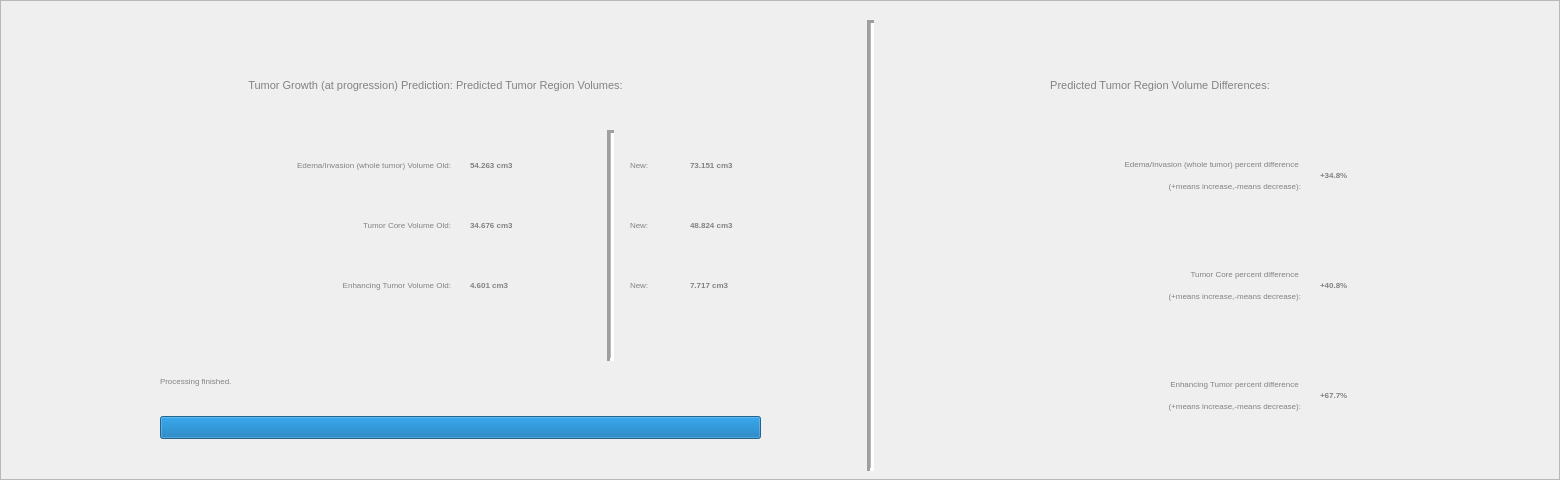
         <widget class="QFrame" name="frame_23">
          <property name="maximumSize">
           <size>
            <width>16777215</width>
            <height>500</height>
           </size>
          </property>
          <property name="styleSheet">
           <string notr="true"/>
          </property>
          <property name="frameShape">
           <enum>QFrame::StyledPanel</enum>
          </property>
          <property name="frameShadow">
           <enum>QFrame::Plain</enum>
          </property>
          <widget class="QLabel" name="label_13">
           <property name="geometry">
            <rect>
             <x>-40</x>
             <y>50</y>
             <width>951</width>
             <height>71</height>
            </rect>
           </property>
           <property name="font">
            <font>
             <family>Tahoma</family>
             <pointsize>8</pointsize>
            </font>
           </property>
           <property name="styleSheet">
            <string notr="true">background-color: rgba(255, 255, 255, 0);
color: rgb(130, 130, 130);</string>
           </property>
           <property name="text">
            <string>&lt;html&gt;&lt;head/&gt;&lt;body&gt;&lt;p&gt;Tumor Growth (at progression) Prediction: Predicted Tumor Region Volumes:&lt;/p&gt;&lt;/body&gt;&lt;/html&gt;</string>
           </property>
           <property name="alignment">
            <set>Qt::AlignCenter</set>
           </property>
          </widget>
          <widget class="QLabel" name="currentProcessLabel_4">
           <property name="geometry">
            <rect>
             <x>160</x>
             <y>350</y>
             <width>601</width>
             <height>61</height>
            </rect>
           </property>
           <property name="font">
            <font>
             <pointsize>6</pointsize>
            </font>
           </property>
           <property name="styleSheet">
            <string notr="true">color: rgb(130, 130, 130);</string>
           </property>
           <property name="text">
            <string>Processing finished.</string>
           </property>
          </widget>
          <widget class="QProgressBar" name="progressBar_4">
           <property name="geometry">
            <rect>
             <x>160</x>
             <y>416</y>
             <width>601</width>
             <height>23</height>
            </rect>
           </property>
           <property name="value">
            <number>100</number>
           </property>
           <property name="textVisible">
            <bool>false</bool>
           </property>
          </widget>
          <widget class="QLabel" name="label_15">
           <property name="geometry">
            <rect>
             <x>890</x>
             <y>50</y>
             <width>540</width>
             <height>71</height>
            </rect>
           </property>
           <property name="font">
            <font>
             <family>Tahoma</family>
             <pointsize>8</pointsize>
            </font>
           </property>
           <property name="styleSheet">
            <string notr="true">background-color: rgba(255, 255, 255, 0);
color: rgb(130, 130, 130);</string>
           </property>
           <property name="text">
            <string>&lt;html&gt;&lt;head/&gt;&lt;body&gt;&lt;p&gt;Predicted Tumor Region Volume Differences:&lt;/p&gt;&lt;/body&gt;&lt;/html&gt;</string>
           </property>
           <property name="alignment">
            <set>Qt::AlignCenter</set>
           </property>
          </widget>
          <widget class="QLabel" name="label_16">
           <property name="geometry">
            <rect>
             <x>850</x>
             <y>140</y>
             <width>451</width>
             <height>71</height>
            </rect>
           </property>
           <property name="font">
            <font>
             <family>Tahoma</family>
             <pointsize>6</pointsize>
            </font>
           </property>
           <property name="styleSheet">
            <string notr="true">background-color: rgba(255, 255, 255, 0);
color: rgb(130, 130, 130);</string>
           </property>
           <property name="text">
            <string>&lt;html&gt;&lt;head/&gt;&lt;body&gt;&lt;p&gt;Edema/Invasion (whole tumor) percent difference &lt;/p&gt;&lt;p&gt;(+means increase,-means decrease):&lt;/p&gt;&lt;/body&gt;&lt;/html&gt;</string>
           </property>
           <property name="alignment">
            <set>Qt::AlignRight|Qt::AlignTrailing|Qt::AlignVCenter</set>
           </property>
          </widget>
          <widget class="QLabel" name="label_17">
           <property name="geometry">
            <rect>
             <x>950</x>
             <y>250</y>
             <width>351</width>
             <height>71</height>
            </rect>
           </property>
           <property name="font">
            <font>
             <family>Tahoma</family>
             <pointsize>6</pointsize>
            </font>
           </property>
           <property name="styleSheet">
            <string notr="true">background-color: rgba(255, 255, 255, 0);
color: rgb(130, 130, 130);</string>
           </property>
           <property name="text">
            <string>&lt;html&gt;&lt;head/&gt;&lt;body&gt;&lt;p&gt;Tumor Core percent difference &lt;/p&gt;&lt;p&gt;(+means increase,-means decrease):&lt;/p&gt;&lt;/body&gt;&lt;/html&gt;</string>
           </property>
           <property name="alignment">
            <set>Qt::AlignRight|Qt::AlignTrailing|Qt::AlignVCenter</set>
           </property>
          </widget>
          <widget class="QLabel" name="label_18">
           <property name="geometry">
            <rect>
             <x>950</x>
             <y>360</y>
             <width>351</width>
             <height>71</height>
            </rect>
           </property>
           <property name="font">
            <font>
             <family>Tahoma</family>
             <pointsize>6</pointsize>
            </font>
           </property>
           <property name="styleSheet">
            <string notr="true">background-color: rgba(255, 255, 255, 0);
color: rgb(130, 130, 130);</string>
           </property>
           <property name="text">
            <string>&lt;html&gt;&lt;head/&gt;&lt;body&gt;&lt;p&gt;Enhancing Tumor percent difference &lt;/p&gt;&lt;p&gt;(+means increase,-means decrease):&lt;/p&gt;&lt;/body&gt;&lt;/html&gt;</string>
           </property>
           <property name="alignment">
            <set>Qt::AlignRight|Qt::AlignTrailing|Qt::AlignVCenter</set>
           </property>
          </widget>
          <widget class="QLabel" name="label_19">
           <property name="geometry">
            <rect>
             <x>100</x>
             <y>250</y>
             <width>351</width>
             <height>71</height>
            </rect>
           </property>
           <property name="font">
            <font>
             <family>Tahoma</family>
             <pointsize>6</pointsize>
            </font>
           </property>
           <property name="styleSheet">
            <string notr="true">background-color: rgba(255, 255, 255, 0);
color: rgb(130, 130, 130);</string>
           </property>
           <property name="text">
            <string>&lt;html&gt;&lt;head/&gt;&lt;body&gt;&lt;p&gt;Enhancing Tumor Volume Old:&lt;/p&gt;&lt;/body&gt;&lt;/html&gt;</string>
           </property>
           <property name="alignment">
            <set>Qt::AlignRight|Qt::AlignTrailing|Qt::AlignVCenter</set>
           </property>
          </widget>
          <widget class="QLabel" name="label_20">
           <property name="geometry">
            <rect>
             <x>100</x>
             <y>190</y>
             <width>351</width>
             <height>71</height>
            </rect>
           </property>
           <property name="font">
            <font>
             <family>Tahoma</family>
             <pointsize>6</pointsize>
            </font>
           </property>
           <property name="styleSheet">
            <string notr="true">background-color: rgba(255, 255, 255, 0);
color: rgb(130, 130, 130);</string>
           </property>
           <property name="text">
            <string>&lt;html&gt;&lt;head/&gt;&lt;body&gt;&lt;p&gt;Tumor Core Volume Old:&lt;/p&gt;&lt;/body&gt;&lt;/html&gt;</string>
           </property>
           <property name="alignment">
            <set>Qt::AlignRight|Qt::AlignTrailing|Qt::AlignVCenter</set>
           </property>
          </widget>
          <widget class="QLabel" name="label_21">
           <property name="geometry">
            <rect>
             <x>0</x>
             <y>130</y>
             <width>451</width>
             <height>71</height>
            </rect>
           </property>
           <property name="font">
            <font>
             <family>Tahoma</family>
             <pointsize>6</pointsize>
            </font>
           </property>
           <property name="styleSheet">
            <string notr="true">background-color: rgba(255, 255, 255, 0);
color: rgb(130, 130, 130);</string>
           </property>
           <property name="text">
            <string>&lt;html&gt;&lt;head/&gt;&lt;body&gt;&lt;p&gt;Edema/Invasion (whole tumor) Volume Old:&lt;/p&gt;&lt;/body&gt;&lt;/html&gt;</string>
           </property>
           <property name="alignment">
            <set>Qt::AlignRight|Qt::AlignTrailing|Qt::AlignVCenter</set>
           </property>
          </widget>
          <widget class="QLabel" name="label_22">
           <property name="geometry">
            <rect>
             <x>630</x>
             <y>250</y>
             <width>351</width>
             <height>71</height>
            </rect>
           </property>
           <property name="font">
            <font>
             <family>Tahoma</family>
             <pointsize>6</pointsize>
            </font>
           </property>
           <property name="styleSheet">
            <string notr="true">background-color: rgba(255, 255, 255, 0);
color: rgb(130, 130, 130);</string>
           </property>
           <property name="text">
            <string>&lt;html&gt;&lt;head/&gt;&lt;body&gt;&lt;p&gt;New:&lt;/p&gt;&lt;/body&gt;&lt;/html&gt;</string>
           </property>
           <property name="alignment">
            <set>Qt::AlignLeading|Qt::AlignLeft|Qt::AlignVCenter</set>
           </property>
          </widget>
          <widget class="QLabel" name="label_23">
           <property name="geometry">
            <rect>
             <x>630</x>
             <y>190</y>
             <width>351</width>
             <height>71</height>
            </rect>
           </property>
           <property name="font">
            <font>
             <family>Tahoma</family>
             <pointsize>6</pointsize>
            </font>
           </property>
           <property name="styleSheet">
            <string notr="true">background-color: rgba(255, 255, 255, 0);
color: rgb(130, 130, 130);</string>
           </property>
           <property name="text">
            <string>&lt;html&gt;&lt;head/&gt;&lt;body&gt;&lt;p&gt;New:&lt;/p&gt;&lt;/body&gt;&lt;/html&gt;</string>
           </property>
           <property name="alignment">
            <set>Qt::AlignLeading|Qt::AlignLeft|Qt::AlignVCenter</set>
           </property>
          </widget>
          <widget class="QLabel" name="label_24">
           <property name="geometry">
            <rect>
             <x>630</x>
             <y>130</y>
             <width>451</width>
             <height>71</height>
            </rect>
           </property>
           <property name="font">
            <font>
             <family>Tahoma</family>
             <pointsize>6</pointsize>
            </font>
           </property>
           <property name="styleSheet">
            <string notr="true">background-color: rgba(255, 255, 255, 0);
color: rgb(130, 130, 130);</string>
           </property>
           <property name="text">
            <string>&lt;html&gt;&lt;head/&gt;&lt;body&gt;&lt;p&gt;New:&lt;/p&gt;&lt;/body&gt;&lt;/html&gt;</string>
           </property>
           <property name="alignment">
            <set>Qt::AlignLeading|Qt::AlignLeft|Qt::AlignVCenter</set>
           </property>
          </widget>
          <widget class="Line" name="line">
           <property name="geometry">
            <rect>
             <x>860</x>
             <y>20</y>
             <width>20</width>
             <height>451</height>
            </rect>
           </property>
           <property name="styleSheet">
            <string notr="true">border-color: rgb(255, 255, 255);
selection-color: rgb(255, 255, 255);
alternate-background-color: rgb(255, 255, 255);
gridline-color: rgb(255, 255, 255);</string>
           </property>
           <property name="frameShadow">
            <enum>QFrame::Sunken</enum>
           </property>
           <property name="lineWidth">
            <number>3</number>
           </property>
           <property name="midLineWidth">
            <number>1</number>
           </property>
           <property name="orientation">
            <enum>Qt::Vertical</enum>
           </property>
          </widget>
          <widget class="Line" name="line_2">
           <property name="geometry">
            <rect>
             <x>600</x>
             <y>130</y>
             <width>20</width>
             <height>231</height>
            </rect>
           </property>
           <property name="styleSheet">
            <string notr="true">border-color: rgb(255, 255, 255);
selection-color: rgb(255, 255, 255);
alternate-background-color: rgb(255, 255, 255);
gridline-color: rgb(255, 255, 255);</string>
           </property>
           <property name="frameShadow">
            <enum>QFrame::Sunken</enum>
           </property>
           <property name="lineWidth">
            <number>3</number>
           </property>
           <property name="midLineWidth">
            <number>1</number>
           </property>
           <property name="orientation">
            <enum>Qt::Vertical</enum>
           </property>
          </widget>
          <widget class="QLabel" name="label_25">
           <property name="geometry">
            <rect>
             <x>690</x>
             <y>190</y>
             <width>151</width>
             <height>71</height>
            </rect>
           </property>
           <property name="font">
            <font>
             <family>Tahoma</family>
             <pointsize>6</pointsize>
             <weight>75</weight>
             <bold>true</bold>
            </font>
           </property>
           <property name="styleSheet">
            <string notr="true">background-color: rgba(255, 255, 255, 0);
color: rgb(130, 130, 130);</string>
           </property>
           <property name="text">
            <string>&lt;html&gt;&lt;head/&gt;&lt;body&gt;&lt;p&gt;48.824 cm3&lt;/p&gt;&lt;/body&gt;&lt;/html&gt;</string>
           </property>
           <property name="alignment">
            <set>Qt::AlignLeading|Qt::AlignLeft|Qt::AlignVCenter</set>
           </property>
          </widget>
          <widget class="QLabel" name="label_26">
           <property name="geometry">
            <rect>
             <x>690</x>
             <y>130</y>
             <width>141</width>
             <height>71</height>
            </rect>
           </property>
           <property name="font">
            <font>
             <family>Tahoma</family>
             <pointsize>6</pointsize>
             <weight>75</weight>
             <bold>true</bold>
            </font>
           </property>
           <property name="styleSheet">
            <string notr="true">background-color: rgba(255, 255, 255, 0);
color: rgb(130, 130, 130);</string>
           </property>
           <property name="text">
            <string>&lt;html&gt;&lt;head/&gt;&lt;body&gt;&lt;p&gt;73.151 cm3&lt;/p&gt;&lt;/body&gt;&lt;/html&gt;</string>
           </property>
           <property name="alignment">
            <set>Qt::AlignLeading|Qt::AlignLeft|Qt::AlignVCenter</set>
           </property>
          </widget>
          <widget class="QLabel" name="label_27">
           <property name="geometry">
            <rect>
             <x>690</x>
             <y>250</y>
             <width>231</width>
             <height>71</height>
            </rect>
           </property>
           <property name="font">
            <font>
             <family>Tahoma</family>
             <pointsize>6</pointsize>
             <weight>75</weight>
             <bold>true</bold>
            </font>
           </property>
           <property name="styleSheet">
            <string notr="true">background-color: rgba(255, 255, 255, 0);
color: rgb(130, 130, 130);</string>
           </property>
           <property name="text">
            <string>&lt;html&gt;&lt;head/&gt;&lt;body&gt;&lt;p&gt;7.717 cm3&lt;/p&gt;&lt;/body&gt;&lt;/html&gt;</string>
           </property>
           <property name="alignment">
            <set>Qt::AlignLeading|Qt::AlignLeft|Qt::AlignVCenter</set>
           </property>
          </widget>
          <widget class="QLabel" name="label_30">
           <property name="geometry">
            <rect>
             <x>470</x>
             <y>190</y>
             <width>151</width>
             <height>71</height>
            </rect>
           </property>
           <property name="font">
            <font>
             <family>Tahoma</family>
             <pointsize>6</pointsize>
             <weight>75</weight>
             <bold>true</bold>
            </font>
           </property>
           <property name="styleSheet">
            <string notr="true">background-color: rgba(255, 255, 255, 0);
color: rgb(130, 130, 130);</string>
           </property>
           <property name="text">
            <string>&lt;html&gt;&lt;head/&gt;&lt;body&gt;&lt;p&gt;34.676 cm3&lt;/p&gt;&lt;/body&gt;&lt;/html&gt;</string>
           </property>
           <property name="alignment">
            <set>Qt::AlignLeading|Qt::AlignLeft|Qt::AlignVCenter</set>
           </property>
          </widget>
          <widget class="QLabel" name="label_29">
           <property name="geometry">
            <rect>
             <x>470</x>
             <y>130</y>
             <width>171</width>
             <height>71</height>
            </rect>
           </property>
           <property name="font">
            <font>
             <family>Tahoma</family>
             <pointsize>6</pointsize>
             <weight>75</weight>
             <bold>true</bold>
            </font>
           </property>
           <property name="styleSheet">
            <string notr="true">background-color: rgba(255, 255, 255, 0);
color: rgb(130, 130, 130);</string>
           </property>
           <property name="text">
            <string>&lt;html&gt;&lt;head/&gt;&lt;body&gt;&lt;p&gt;54.263 cm3&lt;/p&gt;&lt;/body&gt;&lt;/html&gt;</string>
           </property>
           <property name="alignment">
            <set>Qt::AlignLeading|Qt::AlignLeft|Qt::AlignVCenter</set>
           </property>
          </widget>
          <widget class="QLabel" name="label_28">
           <property name="geometry">
            <rect>
             <x>470</x>
             <y>250</y>
             <width>171</width>
             <height>71</height>
            </rect>
           </property>
           <property name="font">
            <font>
             <family>Tahoma</family>
             <pointsize>6</pointsize>
             <weight>75</weight>
             <bold>true</bold>
            </font>
           </property>
           <property name="styleSheet">
            <string notr="true">background-color: rgba(255, 255, 255, 0);
color: rgb(130, 130, 130);</string>
           </property>
           <property name="text">
            <string>&lt;html&gt;&lt;head/&gt;&lt;body&gt;&lt;p&gt;4.601 cm3&lt;/p&gt;&lt;/body&gt;&lt;/html&gt;</string>
           </property>
           <property name="alignment">
            <set>Qt::AlignLeading|Qt::AlignLeft|Qt::AlignVCenter</set>
           </property>
          </widget>
          <widget class="QLabel" name="label_32">
           <property name="geometry">
            <rect>
             <x>1320</x>
             <y>360</y>
             <width>231</width>
             <height>71</height>
            </rect>
           </property>
           <property name="font">
            <font>
             <family>Tahoma</family>
             <pointsize>6</pointsize>
             <weight>75</weight>
             <bold>true</bold>
            </font>
           </property>
           <property name="styleSheet">
            <string notr="true">background-color: rgba(255, 255, 255, 0);
color: rgb(130, 130, 130);</string>
           </property>
           <property name="text">
            <string>&lt;html&gt;&lt;head/&gt;&lt;body&gt;&lt;p&gt;+67.7%&lt;/p&gt;&lt;/body&gt;&lt;/html&gt;</string>
           </property>
           <property name="alignment">
            <set>Qt::AlignLeading|Qt::AlignLeft|Qt::AlignVCenter</set>
           </property>
          </widget>
          <widget class="QLabel" name="label_33">
           <property name="geometry">
            <rect>
             <x>1320</x>
             <y>250</y>
             <width>151</width>
             <height>71</height>
            </rect>
           </property>
           <property name="font">
            <font>
             <family>Tahoma</family>
             <pointsize>6</pointsize>
             <weight>75</weight>
             <bold>true</bold>
            </font>
           </property>
           <property name="styleSheet">
            <string notr="true">background-color: rgba(255, 255, 255, 0);
color: rgb(130, 130, 130);</string>
           </property>
           <property name="text">
            <string>&lt;html&gt;&lt;head/&gt;&lt;body&gt;&lt;p&gt;+40.8%&lt;/p&gt;&lt;/body&gt;&lt;/html&gt;</string>
           </property>
           <property name="alignment">
            <set>Qt::AlignLeading|Qt::AlignLeft|Qt::AlignVCenter</set>
           </property>
          </widget>
          <widget class="QLabel" name="label_34">
           <property name="geometry">
            <rect>
             <x>1320</x>
             <y>140</y>
             <width>141</width>
             <height>71</height>
            </rect>
           </property>
           <property name="font">
            <font>
             <family>Tahoma</family>
             <pointsize>6</pointsize>
             <weight>75</weight>
             <bold>true</bold>
            </font>
           </property>
           <property name="styleSheet">
            <string notr="true">background-color: rgba(255, 255, 255, 0);
color: rgb(130, 130, 130);</string>
           </property>
           <property name="text">
            <string>&lt;html&gt;&lt;head/&gt;&lt;body&gt;&lt;p&gt;+34.8%&lt;/p&gt;&lt;/body&gt;&lt;/html&gt;</string>
           </property>
           <property name="alignment">
            <set>Qt::AlignLeading|Qt::AlignLeft|Qt::AlignVCenter</set>
           </property>
          </widget>
         </widget>
